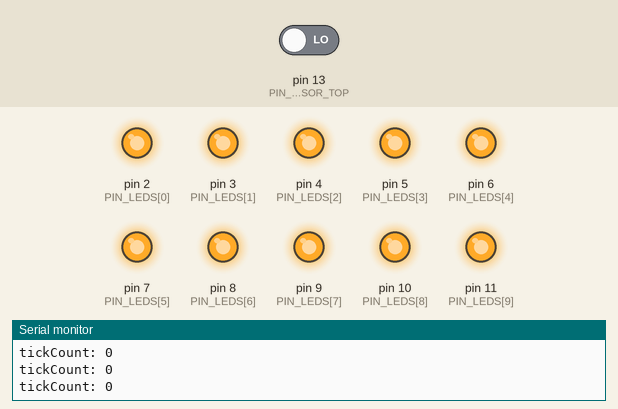
The sketch below on a simulated Arduino Uno, built with avr-gcc and run on an emulated ATmega328P. Shown: output pins drawn as LEDs (lit = HIGH), the last lines printed to the serial monitor. Inputs (shaded band) come from the test bench; at power-on: pin 13 (PIN_SENSOR_TOP) LOW.

Above: at 3.6 s.
3.7 s: pin 13 (PIN_SENSOR_TOP) driven HIGH
At 4.0 s:
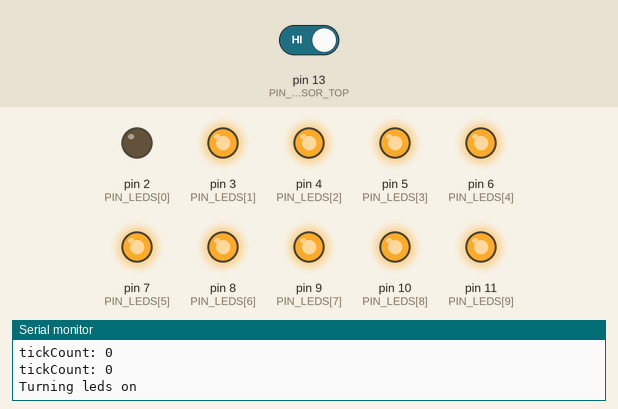
At 5.7 s:
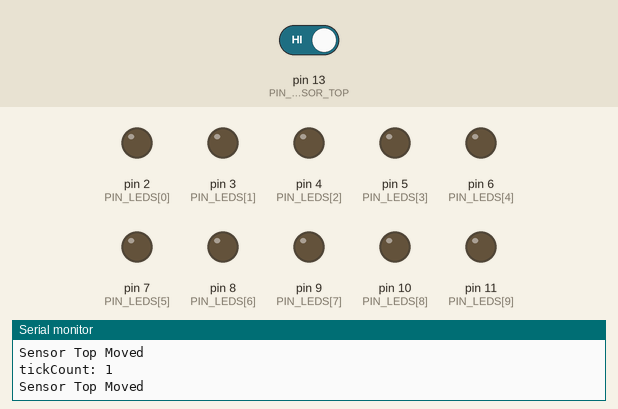
Timing chart, 0 to 7.2 s (numbered marks = the images above; inputs shaded):
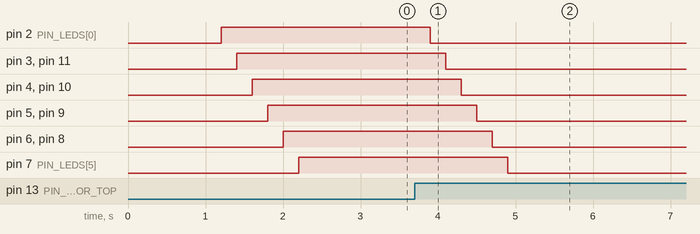

The sketch:

main.ino
```cpp
// Constants
const int DIRECTION_UP = 0;
const int DIRECTION_DOWN = 1;
const int STATE_ON = 3;
const int STATE_OFF = 4;
const int DURATION_TICK_COUNT = 60;  // 15 secs
const int PIN_LEDS[] = { 2, 3, 4, 5, 6, 7, 8, 9, 10, 11 };
const int LED_SIZE = 10;
const int PIN_SENSOR_TOP = 13;

// Variables
int tickCount = 0;
bool isLedsOn = false;

void setup() {
  Serial.begin(115200);

  // Setup LEDS.
  for (int i = 0; i < LED_SIZE; i++) {
    pinMode(PIN_LEDS[i], OUTPUT);
  }

  // Setup movement sensors.
  pinMode(PIN_SENSOR_TOP, INPUT);

  // Leds Checks
  turnOnLeds();
  turnOffLeds();
}

void loop() {
  bool isSensorTopMoved = (digitalRead(PIN_SENSOR_TOP) == HIGH);
  log("tickCount: ", tickCount);

  if (isSensorTopMoved) {
    if (isLedsOn) {
      updateLastMoved();
      log("Sensor Top Moved");
    } else {
      turnOnLeds();
    }
    log("");
  }
  else {
    if (isTimeUp() && isLedsOn) {
      log("Time up, tick count: ", tickCount);
      turnOffLeds();
      log("");
    }
  }
  if (isLedsOn) {
    tickCount++;
  }
  delay(250);
}

void updateLastMoved() {
  tickCount = 0;
}

bool isTimeUp() {
  return tickCount >= DURATION_TICK_COUNT;
}

void turnOnLeds() {
  log("Turning leds on");
  // Turn on leds from bottom to top
  for (int i = 0; i <= LED_SIZE/2; i++) {
    digitalWrite(PIN_LEDS[i], LOW);
    digitalWrite(PIN_LEDS[LED_SIZE-i], LOW);
    delay(200);
  }

  updateLastMoved();
  isLedsOn = true;
}

void turnOffLeds() {
  log("Turning leds off");
  // Turn off leds from bottom to top
  for (int i = 0; i <= LED_SIZE/2; i++) {
    digitalWrite(PIN_LEDS[i], HIGH);
    digitalWrite(PIN_LEDS[LED_SIZE-i], HIGH);
    delay(200);
  }
  updateLastMoved();
  isLedsOn = false;
}

void log(String str) {
  Serial.println(str);
}
void log(String str, long i) {
  Serial.println(str + i);
}
```

Measured:
- after the input at 3.7 s, pin 2 (PIN_LEDS[0]): HIGH → LOW after 0.20 s; pin 3 (PIN_LEDS[1]), pin 11 (PIN_LEDS[9]): HIGH → LOW after 0.40 s; pin 4 (PIN_LEDS[2]), pin 10 (PIN_LEDS[8]): HIGH → LOW after 0.60 s; pin 5 (PIN_LEDS[3]), pin 9 (PIN_LEDS[7]): HIGH → LOW after 0.80 s; pin 6 (PIN_LEDS[4]), pin 8 (PIN_LEDS[6]): HIGH → LOW after 1.0 s
